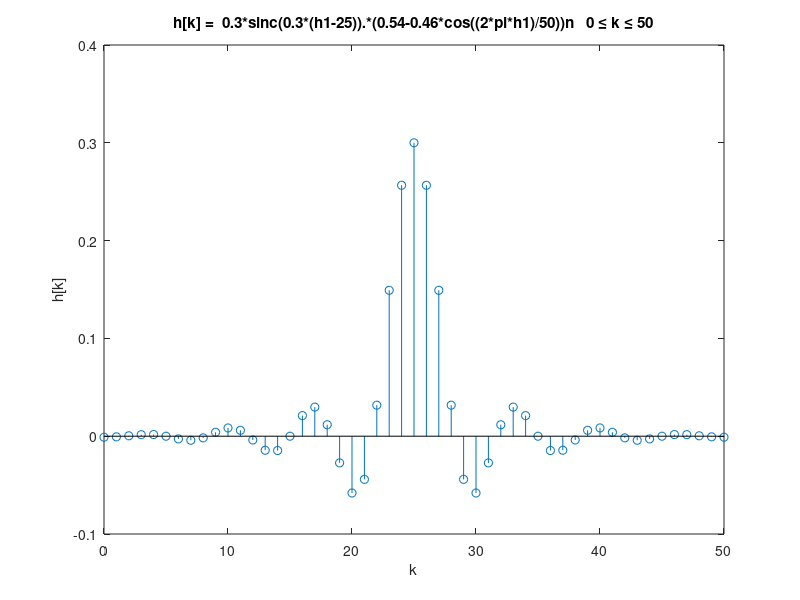

Here is the MATLAB script that generated this plot: (Note: this script raises an error after producing the figure.)
%b) 
figure

h1 = 0 : 50;
h1_fig = 0.3*sinc(0.3*(h1-25)).*(0.54-0.46*cos((2*pi*h1)/50));
stem(h1, h1_fig);
xlabel('k');
ylabel('h[k]');
title('h[k] =  0.3*sinc(0.3*(h1-25)).*(0.54-0.46*cos((2*pi*h1)/50))n   0 \leq k \leq 50')



%c) 
[x3, fs] = audioread('baila.wav');
w = conv(h1_fig, x3);
audiowrite('baila_filtered.wav', w, fs);
